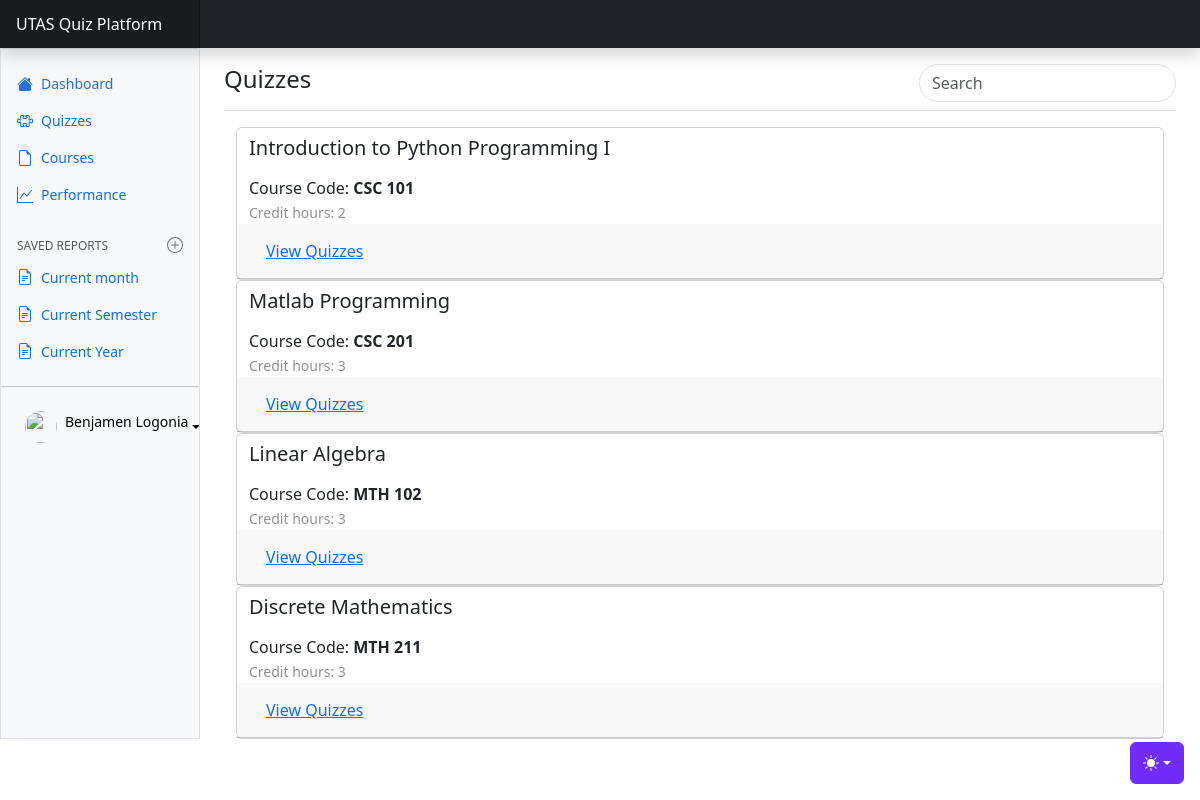
The app's page /quizzes/ (signed in) with its own data.
### home/models.py (models this page shows, shortened)
class BaseModel(models.Model):
    id = models.UUIDField(default=uuid.uuid4, primary_key=True, editable=False)
    created = models.DateTimeField(auto_now_add=True)
    class Meta:
        abstract = True

class Course(BaseModel):
    lecturer = models.ForeignKey(Lecturer, on_delete=models.CASCADE, null=True)
    course_title = models.CharField(max_length=256)
    course_code = models.CharField(max_length=8, null=True)
    credit_hours = models.IntegerField()
    students = models.ManyToManyField(Student, related_name='coursestudents')

### quiz/views.py (the view)
# urls.py: path("", views.quizzes, name="quizzes"),
def quizzes(request):
    quizs = Quiz.objects.all()
    courses = Course.objects.all()
    questions = Question.objects.all()
    context = {'courses':courses, 'quizzes':quizs, 'questions':questions}
    return render(request, "quiz/quizzes.html", context=context)

### quiz/models.py (called while the page is built)
    def overdue(self):
        return timezone.now() >= self.due_by

### quiz/templates/quiz/quizzes.html (shortened to what this page needs)
{% extends 'home/layout.html' %}  {% block body %}
  <main class="col-md-9 ms-sm-auto col-lg-10 px-md-4">
    <div class="d-flex justify-content-between flex-wrap flex-md-nowrap align-items-center pt-3 pb-2 mb-3 border-bottom">
      <h4 class="h4">Quizzes</h4>
      <div class="btn-toolbar mb-2 mb-md-0">
        <div id="quizSearch" class="navbar-search w-100">
          <form action="" method="get">
            <input class="form-control w-100 rounded-5 border-1" type="text" placeholder="Search" aria-label="Search" name="quizSearch" />
          </form>
        </div>
      </div>
    </div>
    <div class="container-fluid">
      <div id="accordion">
        {% for course in courses %}
          <div class="card">
            <div class="container-fluid">
              <h5 class="h5 py-2">{{ course.course_title }}</h5>
              <p class="opacity-60 fw-medium mb-0">
                Course Code: <strong>{{ course.course_code }}</strong>
              </p>
              <small class="opacity-50 fw-medium">Credit hours: {{ course.credit_hours }}</small>
            </div>
            <div class="card-header" id="headingOne">
              <h5 class="mb-0"><button class="btn btn-link" data-toggle="collapse" data-target="#{{ course.id }}" aria-expanded="true" aria-controls="collapseOne">View Quizzes</button></h5>
            </div>
          </div>
        {% endfor %}
      </div>
    </div>
  </main>
{% endblock %}

### home/templates/home/layout.html (shortened to what this page needs)
{% load static%}
<!DOCTYPE html>
<html lang="en">
  <head>
    <link
      rel="stylesheet"
      href="https://cdn.jsdelivr.net/npm/@docsearch/css@3"
    />
    <link
      href="{% static 'home/assets/dist/css/bootstrap.min.css' %}"
      rel="stylesheet"
    />
    <link rel="stylesheet" href="{% static 'home/assets/css/global.css' %}" />
    <link
      href="https://cdn.jsdelivr.net/npm/bootstrap-icons@1.10.5/font/bootstrap-icons.min.css"
      rel="stylesheet"
    />
    <link
      href="{% static 'home/assets/css/dashboard.css' %}"
      rel="stylesheet"
    />
  </head>
  <body>
    <div
      class="dropdown position-fixed bottom-0 end-0 mb-3 me-3 bd-mode-toggle"
    >
      <button
        class="btn btn-bd-primary py-2 dropdown-toggle d-flex align-items-center"
        id="bd-theme"
        type="button"
        aria-expanded="false"
        data-bs-toggle="dropdown"
        aria-label="Toggle theme (light)"
      >
        <svg class="bi my-1 theme-icon-active" width="1em" height="1em">
          <use href="#sun-fill"></use>
        </svg>
      </button>
    </div>
    <header
      class="navbar sticky-top bg-dark flex-md-nowrap p-0 shadow"
      data-bs-theme="dark"
    >
      <a
        class="navbar-brand col-md-3 col-lg-2 me-0 px-3 fs-6 text-white"
        href="#"
        >UTAS Quiz Platform</a
      >
    </header>
    <div class="container-fluid">
      <div class="row">
        <div
          class="sidebar border border-right col-md-3 col-lg-2 p-0 bg-body-tertiary"
        >
          <div
            class="offcanvas-md offcanvas-end bg-body-tertiary"
            tabindex="-1"
            id="sidebarMenu"
            aria-labelledby="sidebarMenuLabel"
          >
            <div
              class="offcanvas-body d-md-flex flex-column p-0 pt-lg-3 overflow-y-auto"
            >
              <ul class="nav flex-column">
                <li class="nav-item">
                  <a
                    class="nav-link d-flex align-items-center gap-2 active"
                    aria-current="page"
                    href="{% url 'dashboard'%}"
                  >
                    <svg class="bi"><use xlink:href="#house-fill"></use></svg>
                    Dashboard
                  </a>
                </li>
                <li class="nav-item">
                  <a
                    class="nav-link d-flex align-items-center gap-2"
                    href="{% url 'quizzes'%}"
                  >
                    <svg class="bi"><use xlink:href="#puzzle"></use></svg>
                    Quizzes
                  </a>
                </li>
                <li class="nav-item">
                  <a
                    class="nav-link d-flex align-items-center gap-2"
                    href="#"
                    data-bs-toggle="collapse" data-bs-target="#dashboard-collapse" aria-expanded="false"
                  >
                    <svg class="bi"><use xlink:href="#file-earmark"></use></svg>
                    Courses
                  </a>
                </li>
                <li class="nav-item">
                  <a
                    class="nav-link d-flex align-items-center gap-2"
                    href="{% url 'performance'%}"
                  >
                    <svg class="bi"><use xlink:href="#graph-up"></use></svg>
                    Performance
                  </a>
                </li>
              </ul>
              <h6
                class="sidebar-heading d-flex justify-content-between align-items-center px-3 mt-4 mb-1 text-body-secondary text-uppercase"
              >
                <span>Saved reports</span>
                <a
                  class="link-secondary"
                  href="#"
                  aria-label="Add a new report"
                >
                  <svg class="bi"><use xlink:href="#plus-circle"></use></svg>
                </a>
              </h6>
              <ul class="nav flex-column mb-auto">
                <li class="nav-item">
                  <a class="nav-link d-flex align-items-center gap-2" href="#">
                    <svg class="bi">
                      <use xlink:href="#file-earmark-text"></use>
                    </svg>
                    Current month
                  </a>
                </li>
                <li class="nav-item">
                  <a class="nav-link d-flex align-items-center gap-2" href="#">
                    <svg class="bi">
                      <use xlink:href="#file-earmark-text"></use>
                    </svg>
                    Current Semester
                  </a>
                </li>
                <li class="nav-item">
                  <a class="nav-link d-flex align-items-center gap-2" href="#">
                    <svg class="bi">
                      <use xlink:href="#file-earmark-text"></use>
                    </svg>
                    Current Year
                  </a>
                </li>
              </ul>
              <hr class="my-3" />
              <ul class="nav flex-column mb-3">
                <div class="dropdown px-2 mt-auto">
                  <a
                    href="#"
                    class="nav-link d-flex align-items-center justify-content-between link-body-emphasis text-decoration-none dropdown-toggle show"
                    data-bs-toggle="dropdown"
                    aria-expanded="true"
                  >
                    <img
                      src="https://github.com/mdo.png"
                      alt=""
                      width="32"
                      height="32"
                      class="rounded-circle me-2"
                    />
                    <h6 class="h6" style="font-size: 14px;">{{request.user.first_name}} {{user.last_name}}</h6>
                  </a>
                </div>
              </ul>
            </div>
          </div>
        </div>
        {% block body %} {% endblock body%}
      </div>
    </div>
  </body>
</html>

### home/static/home/assets/css/global.css (style rules this page uses)
.bi { vertical-align: -0.125em; fill: currentColor; }
.btn-bd-primary { --bd-violet-bg: #712cf9; --bd-violet-rgb: 112.520718, 44.062154, 249.437846; --bs-btn-font-weight: 600; --bs-btn-color: var(--bs-white); --bs-btn-bg: var(--bd-violet-bg); --bs-btn-border-color: var(--bd-violet-bg); --bs-btn-hover-color: var(--bs-white); --bs-btn-hover-bg: #6528e0; --bs-btn-hover-border-color: #6528e0; --bs-btn-focus-shadow-rgb: var(--bd-violet-rgb); --bs-btn-active-color: var(--bs-btn-hover-color); --bs-btn-active-bg: #5a23c8; --bs-btn-active-border-color: #5a23c8; }
.bd-mode-toggle { z-index: 1500; }

### home/static/home/assets/css/dashboard.css (style rules this page uses)
.bi { display: inline-block; width: 1rem; height: 1rem; }
@media (min-width: 768px) { .navbar-search { display: block; } }
.sidebar .nav-link { font-size: .875rem; font-weight: 500; }
.sidebar .nav-link.active { color: #2470dc; }
.sidebar-heading { font-size: .75rem; }
.navbar-brand { padding-top: .75rem; padding-bottom: .75rem; background-color: rgba(0, 0, 0, .25); box-shadow: inset -1px 0 0 rgba(0, 0, 0, .25); }

### records on screen
Course: course_title "Introduction to Python Programming I", course_code "CSC 101", credit_hours "2"
Course: course_title "Matlab Programming", course_code "CSC 201", credit_hours "3"
Course: course_title "Linear Algebra", course_code "MTH 102", credit_hours "3"
Course: course_title "Discrete Mathematics", course_code "MTH 211", credit_hours "3"

### other values on screen
{{ request.user.first_name }} "Benjamen"
{{ user.last_name }} "Logonia"
